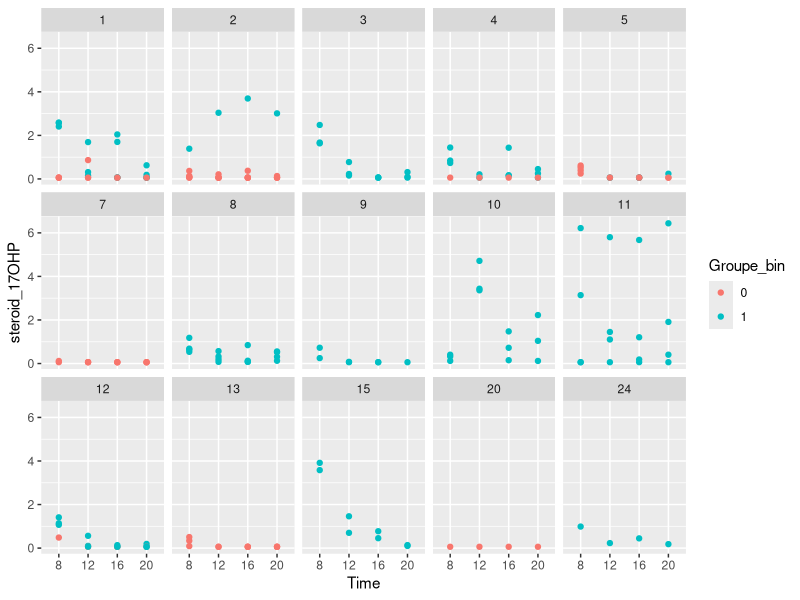
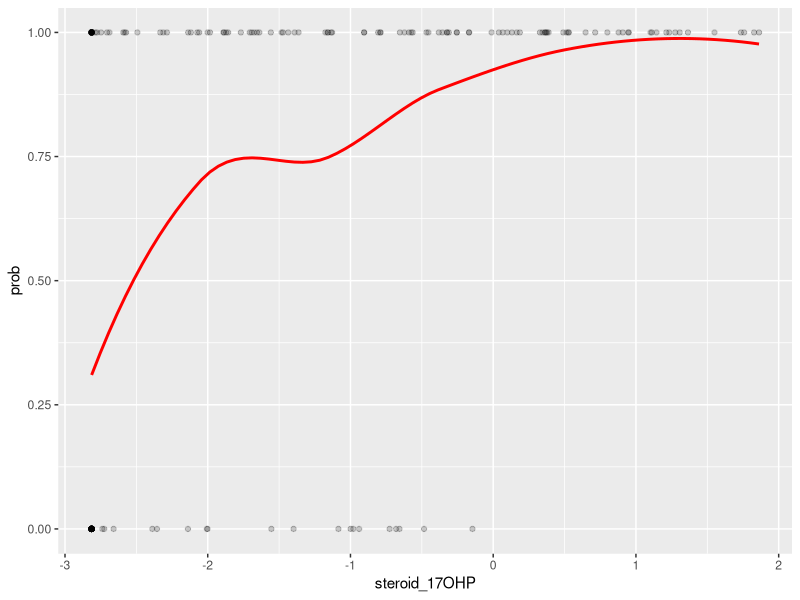

Write R code to recreate these figures, in order.
## ---- chunk 1
library(lme4)
library(dplyr)
library(readxl)
library(stringr)
library(tidyr)
library(ggplot2)
## ---- chunk 2
df <- read_excel("Data_salive_steroides_cinetique.xlsx")
head(df)
## ---- chunk 3
df <- df %>%
  pivot_longer(
    cols = c(`8h_17OHP`, `12h_17OHP`, `16h_17OHP`, `20h_17OHP`),
    names_to = "Time",
    values_to = "steroid_17OHP"
  ) %>%
  mutate(
    # Nettoyer l'heure pour avoir un truc propre
    Time = factor(Time,
                  levels = c("8h_17OHP", "12h_17OHP", "16h_17OHP", "20h_17OHP"),
                  labels = c("8", "12", "16", "20")),
    Groupe_bin = ifelse(Groupe == "Gp non contrôlé", 1, 0),
    Groupe_bin = factor(Groupe_bin),
    Gender = factor(Gender),
    `Puberty stage` = factor(`Puberty stage`),
    Patient_number = factor(`Patient number`)
  )
## ---- chunk 4
df <- df %>%
  mutate(
    Puberty_stage_simple = case_when(
      `Puberty stage` %in% c(1, 2) ~ "prepubertal",
      TRUE ~ "pubertal"
    ),
    Puberty_stage_simple = factor(Puberty_stage_simple)
  )
## ---- chunk 5
df_d<- df %>%
  select(Patient_number, Gender, Puberty_stage_simple,
         Time, steroid_17OHP, Groupe_bin)
## ---- chunk 6

ggplot(df_d, aes(x = Time, y =  steroid_17OHP, color=Groupe_bin)) +
  geom_point()+facet_wrap(facets = vars(Patient_number), nrow = 3)
## ---- chunk 7
mod_17ohp <- glmer(
  Groupe_bin ~ log(steroid_17OHP + 1e-6) +
    Gender  + Puberty_stage_simple+
    (1 | Patient_number),
  data = df_d,
  family = binomial,
  control = glmerControl(optimizer = "bobyqa")
)
summary(mod_17ohp)
## ---- chunk 8
ranef(mod_17ohp)
## ---- chunk 9
df_model <- model.frame(mod_17ohp)# uniquement les lignes complètes

df_model$steroid_17OHP <- model.frame(mod_17ohp)[[ "log(steroid_17OHP + 1e-06)" ]]
df_model$fitted <- fitted(mod_17ohp)
df_model$prob <- fitted(mod_17ohp)

df_model <- df_model[order(df_model$steroid_17OHP), ]
# Plot
library(ggplot2)
ggplot(df_model, aes(x = steroid_17OHP, y = prob)) +
  geom_point(aes(y = as.numeric(Groupe_bin)-1), alpha = 0.2) +
  geom_smooth(method = "loess", se = FALSE, color = "red", span = 0.8)

## ---- chunk 10
m17 <- glmer(
  Groupe_bin ~ steroid_17OHP +
    Gender  + Puberty_stage_simple+
    (1 | Patient_number),
  data = df_d,
  family = binomial,
  control = glmerControl(optimizer = "bobyqa")
)
summary(m17)
## ---- chunk 11
df$day <- as.numeric(sub(".*T", "", df$PATIENT))
df_dd <-df %>%
  select(Patient_number, Gender, Puberty_stage_simple,
         Time, steroid_17OHP, Groupe_bin,day)
## ---- chunk 12
m17day <- glmer(
  Groupe_bin ~ log(steroid_17OHP+1e-6)+
  Gender  + Puberty_stage_simple+ (1|Patient_number:day)+(1 | Patient_number),
  data = df_dd,
  family = binomial,
  control = glmerControl(optimizer = "bobyqa")
)
summary(m17day)
